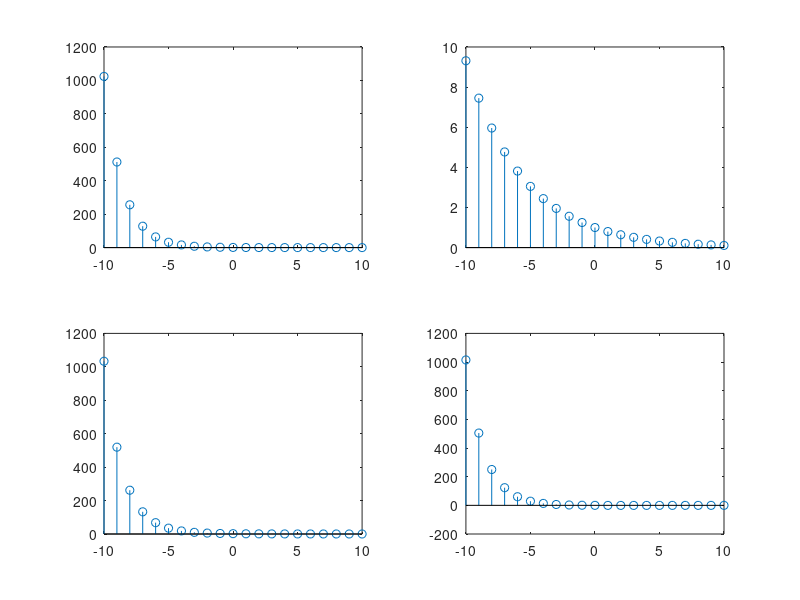

Write the MATLAB code that produced this figure.
clf;
clear
n=-10:10;
x1=0.5.^n;
x2=0.8.^n;
x=x1+x2
y=x1-x2
subplot(221)
stem(n,x1)
subplot(222)
stem(n,x2)
subplot(223)
stem(n,x)
subplot(224)
stem(n,y)
